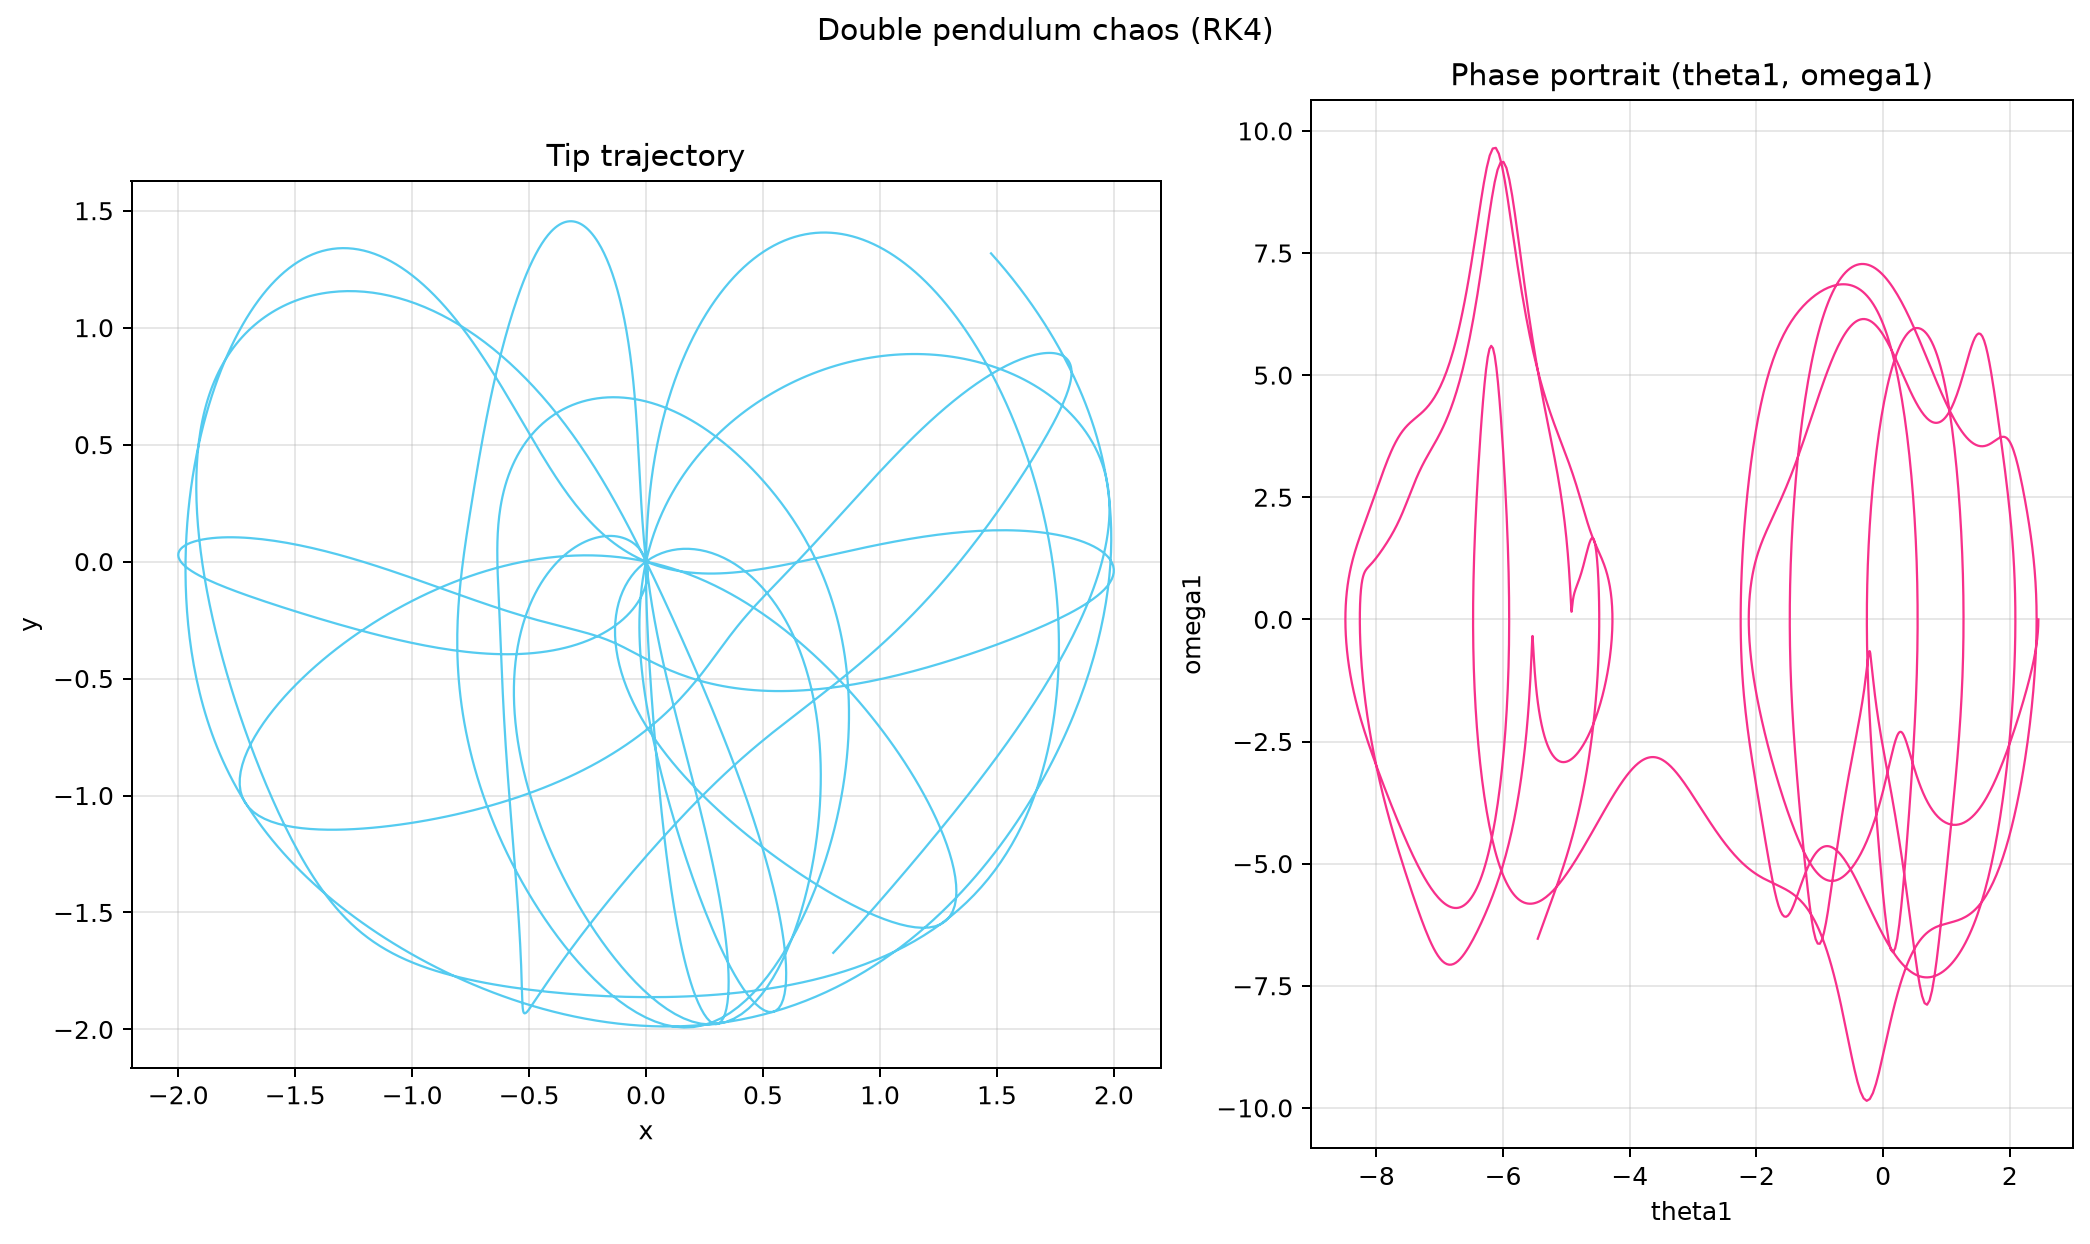

Write Python code to recreate this figure.
"""Double pendulum simulation and animation using RK4."""

from __future__ import annotations

import math
from pathlib import Path

import matplotlib

matplotlib.use("Agg")

import matplotlib.pyplot as plt
import numpy as np
from PIL import Image

from ode.solver import rk4

# Physical parameters.
G = 9.81
M1 = 1.0
M2 = 1.0
L1 = 1.0
L2 = 1.0

# Numerical parameters.
STEP = 0.005
N_STEPS = 3000
N_FRAMES = 450
FRAME_DURATION_MS = 33
INITIAL_STATE = (2.45, 0.0, 2.15, 0.0)  # (theta1, omega1, theta2, omega2)


def rhs(_t: float, state: tuple[float, float, float, float]) -> tuple[float, float, float, float]:
    """Return state derivative for the planar double pendulum."""
    theta1, omega1, theta2, omega2 = state
    delta = theta1 - theta2

    den = (2.0 * M1 + M2 - M2 * math.cos(2.0 * delta))
    if abs(den) < 1e-9:
        den = 1e-9 if den >= 0.0 else -1e-9

    dtheta1 = omega1
    dtheta2 = omega2

    domega1_num = (
        -G * (2.0 * M1 + M2) * math.sin(theta1)
        - M2 * G * math.sin(theta1 - 2.0 * theta2)
        - 2.0
        * math.sin(delta)
        * M2
        * (omega2**2 * L2 + omega1**2 * L1 * math.cos(delta))
    )
    domega1 = domega1_num / (L1 * den)

    domega2_num = (
        2.0
        * math.sin(delta)
        * (
            omega1**2 * L1 * (M1 + M2)
            + G * (M1 + M2) * math.cos(theta1)
            + omega2**2 * L2 * M2 * math.cos(delta)
        )
    )
    domega2 = domega2_num / (L2 * den)

    return dtheta1, domega1, dtheta2, domega2


def simulate() -> tuple[np.ndarray, np.ndarray]:
    """Integrate the double pendulum dynamics with RK4."""
    times, states = rk4(rhs=rhs, t0=0.0, y0=INITIAL_STATE, h=STEP, n_steps=N_STEPS)
    return np.asarray(times, dtype=float), np.asarray(states, dtype=float)


def to_cartesian(states: np.ndarray) -> tuple[np.ndarray, np.ndarray, np.ndarray, np.ndarray]:
    theta1 = states[:, 0]
    theta2 = states[:, 2]
    x1 = L1 * np.sin(theta1)
    y1 = -L1 * np.cos(theta1)
    x2 = x1 + L2 * np.sin(theta2)
    y2 = y1 - L2 * np.cos(theta2)
    return x1, y1, x2, y2


def save_snapshot(times: np.ndarray, states: np.ndarray, x2: np.ndarray, y2: np.ndarray) -> Path:
    """Save a static summary figure."""
    fig = plt.figure(figsize=(11.5, 6.8), constrained_layout=True)
    gs = fig.add_gridspec(1, 2, width_ratios=[1.35, 1.0])
    ax_trace = fig.add_subplot(gs[0, 0])
    ax_phase = fig.add_subplot(gs[0, 1])

    ax_trace.plot(x2, y2, color="#4cc9f0", lw=0.9, alpha=0.95)
    ax_trace.set_title("Tip trajectory")
    ax_trace.set_xlabel("x")
    ax_trace.set_ylabel("y")
    ax_trace.set_aspect("equal", adjustable="box")
    ax_trace.grid(True, alpha=0.3)

    theta1 = states[:, 0]
    omega1 = states[:, 1]
    ax_phase.plot(theta1, omega1, color="#f72585", lw=0.9, alpha=0.95)
    ax_phase.set_title("Phase portrait (theta1, omega1)")
    ax_phase.set_xlabel("theta1")
    ax_phase.set_ylabel("omega1")
    ax_phase.grid(True, alpha=0.3)

    fig.suptitle("Double pendulum chaos (RK4)")
    output_path = Path(__file__).with_name("double_pendulum.png")
    fig.savefig(output_path, dpi=180, bbox_inches="tight")
    plt.close(fig)
    return output_path


def save_animation(
    times: np.ndarray,
    states: np.ndarray,
    x1: np.ndarray,
    y1: np.ndarray,
    x2: np.ndarray,
    y2: np.ndarray,
) -> Path:
    """Save a GIF animation with pendulum motion and a phase-space panel."""
    frame_indices = np.linspace(1, len(times) - 1, N_FRAMES, dtype=float)
    frame_indices = np.unique(np.rint(frame_indices).astype(int))

    fig = plt.figure(figsize=(12.0, 6.8), constrained_layout=True)
    gs = fig.add_gridspec(1, 2, width_ratios=[1.45, 1.0])
    ax_pend = fig.add_subplot(gs[0, 0])
    ax_phase = fig.add_subplot(gs[0, 1])

    span = L1 + L2 + 0.25
    ax_pend.set_xlim(-span, span)
    ax_pend.set_ylim(-span, span)
    ax_pend.set_aspect("equal", adjustable="box")
    ax_pend.set_title("Double pendulum")
    ax_pend.set_xlabel("x")
    ax_pend.set_ylabel("y")
    ax_pend.grid(True, alpha=0.25)

    ax_phase.set_title("Phase portrait (theta1, omega1)")
    ax_phase.set_xlabel("theta1")
    ax_phase.set_ylabel("omega1")
    ax_phase.grid(True, alpha=0.3)
    ax_phase.set_xlim(float(states[:, 0].min()), float(states[:, 0].max()))
    ax_phase.set_ylim(float(states[:, 1].min()), float(states[:, 1].max()))

    (rod_line,) = ax_pend.plot([], [], color="#e9ecef", lw=2.2)
    (mass1_dot,) = ax_pend.plot([], [], marker="o", ms=8, color="#f77f00")
    (mass2_dot,) = ax_pend.plot([], [], marker="o", ms=9, color="#d00000")
    (tip_trail,) = ax_pend.plot([], [], color="#4cc9f0", lw=1.1, alpha=0.8)

    (phase_line,) = ax_phase.plot([], [], color="#f72585", lw=1.2, alpha=0.95)
    (phase_head,) = ax_phase.plot([], [], marker="o", ms=5, color="#f72585")

    info_text = ax_pend.text(0.03, 0.95, "", transform=ax_pend.transAxes)

    def update(frame_number: int) -> None:
        i = int(frame_indices[frame_number])
        rod_line.set_data([0.0, x1[i], x2[i]], [0.0, y1[i], y2[i]])
        mass1_dot.set_data([x1[i]], [y1[i]])
        mass2_dot.set_data([x2[i]], [y2[i]])
        tip_trail.set_data(x2[: i + 1], y2[: i + 1])

        theta1_path = states[: i + 1, 0]
        omega1_path = states[: i + 1, 1]
        phase_line.set_data(theta1_path, omega1_path)
        phase_head.set_data([states[i, 0]], [states[i, 1]])

        info_text.set_text(
            f"t = {times[i]:5.2f}\n"
            f"theta1 = {states[i, 0]:+.2f}\n"
            f"theta2 = {states[i, 2]:+.2f}"
        )

    output_path = Path(__file__).with_name("double_pendulum.gif")
    frames: list[Image.Image] = []

    for frame_number in range(len(frame_indices)):
        update(frame_number)
        fig.canvas.draw()
        image = np.asarray(fig.canvas.buffer_rgba())
        frames.append(Image.fromarray(image).convert("P", palette=Image.ADAPTIVE, colors=256))

    frames[0].save(
        output_path,
        save_all=True,
        append_images=frames[1:],
        duration=FRAME_DURATION_MS,
        loop=0,
        disposal=2,
        optimize=False,
    )
    plt.close(fig)
    return output_path


def main() -> None:
    times, states = simulate()
    x1, y1, x2, y2 = to_cartesian(states)
    save_snapshot(times, states, x2, y2)
    animation_path = save_animation(times, states, x1, y1, x2, y2)
    print(animation_path)


if __name__ == "__main__":
    main()
